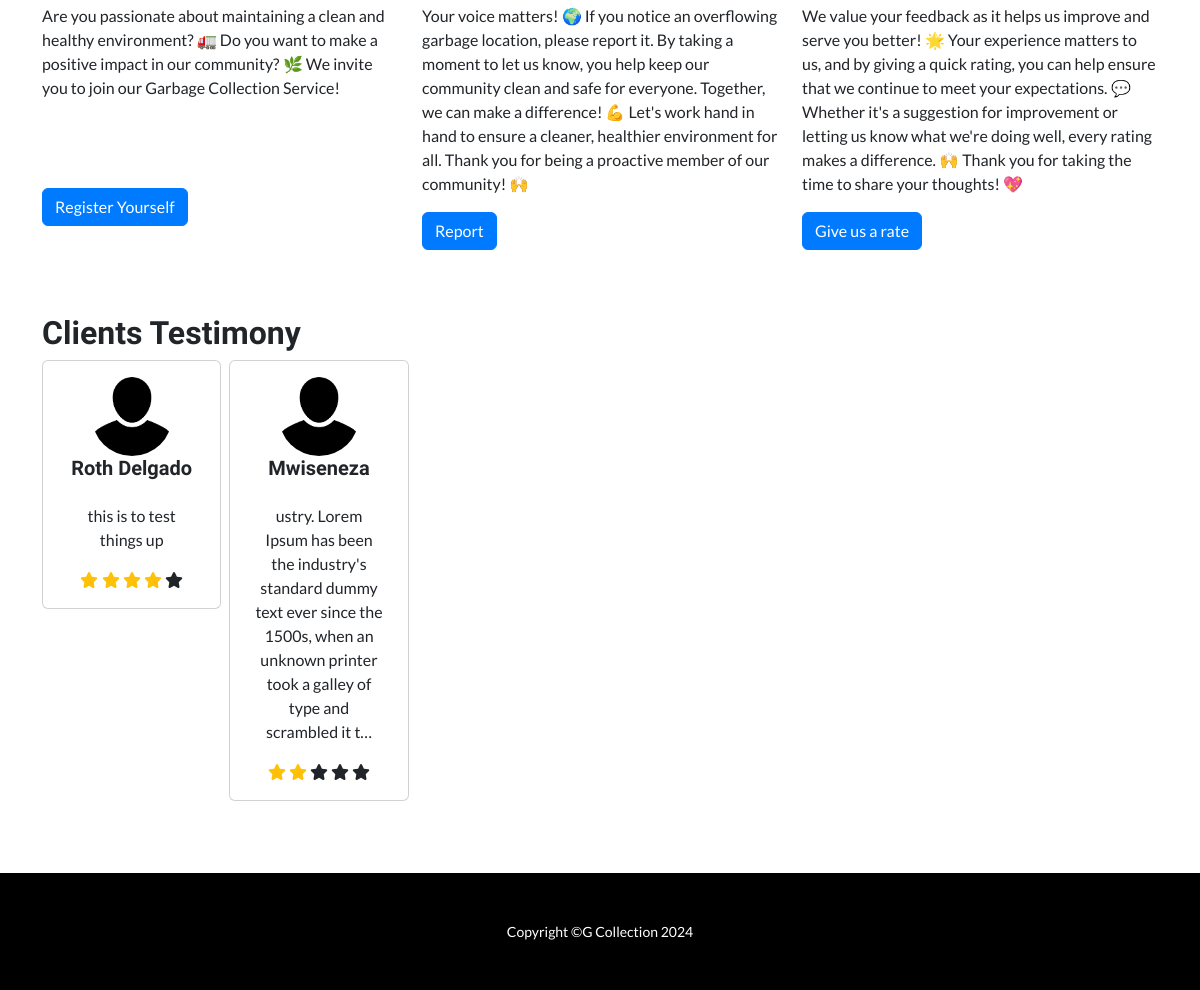
Before: / (lower part) with the older database file.
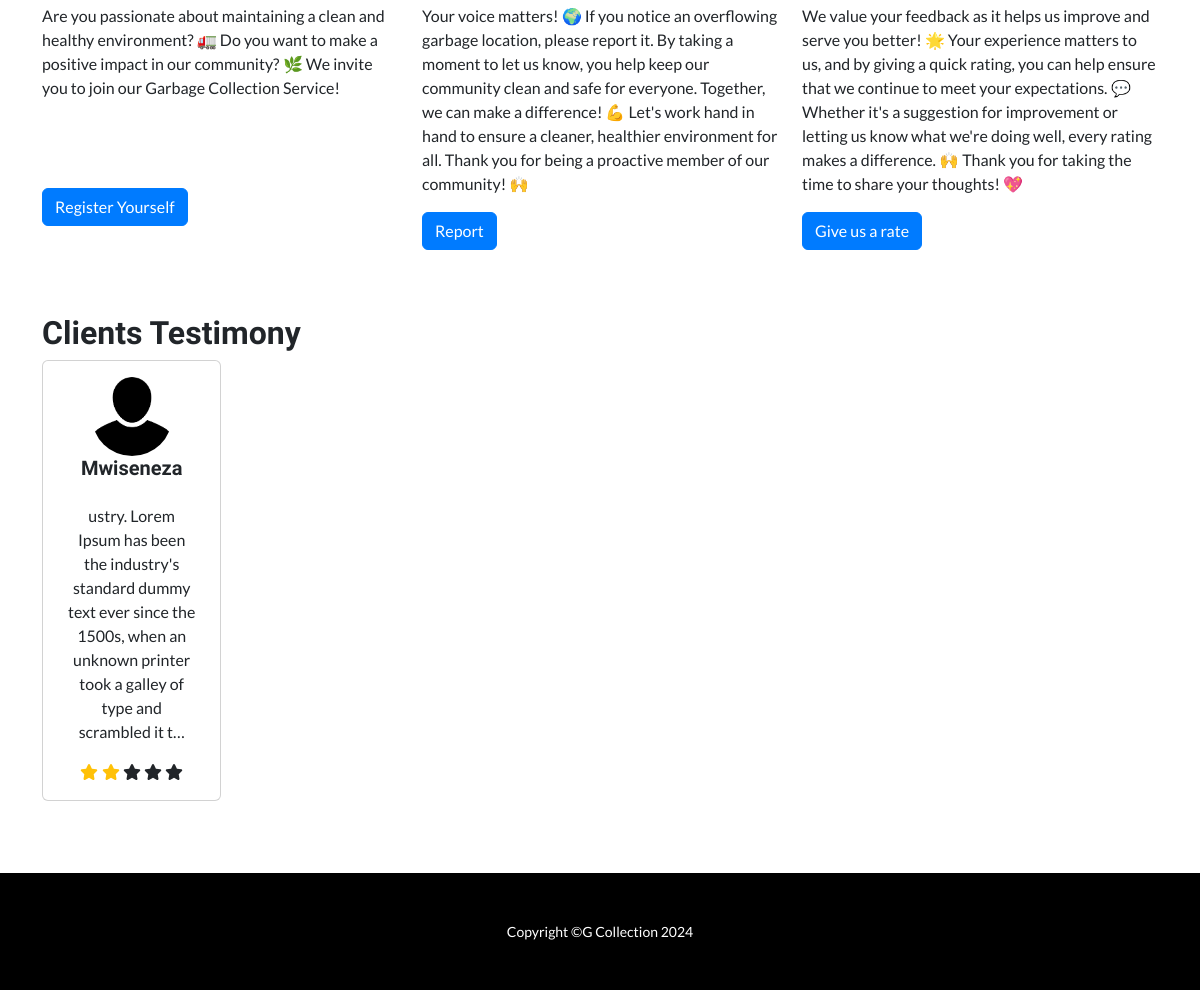
After: the same page with the newer database file.
### app/models.py (models this page shows, shortened)
class Feedback(models.Model):
    email = models.EmailField(max_length=100)
    message = models.TextField()
    client = models.ForeignKey(Clients, on_delete=models.CASCADE, null=True, blank=True)
    rating = models.IntegerField(choices=[(i, i) for i in range(1, 6)])  # Rating between 1 and 5
    post_status = models.BooleanField(default=0)
    created_at = models.DateTimeField(auto_now_add=True)

class Clients(models.Model):
    names = models.CharField(max_length=254)
    phone = models.CharField(validators=[phone_regex], max_length=13, unique=True)
    email = models.EmailField(max_length=255, unique=True)
    residence = models.ForeignKey(Residence, on_delete=models.SET_NULL, null=True)
    is_active = models.BooleanField(default = 1)
    created_at = models.DateTimeField(auto_now_add=True)

### app/views.py (the view)
# urls.py: path('', views.home, name="home"),
def home(request):
    feedbacks = Feedback.objects.filter(post_status = True)
    context = {'feedbacks': feedbacks, 'range': range(5)}
    return render(request, 'index.html', context)

### app/templates/app/index.html (shortened to what this page needs)
{% load static %}
<!DOCTYPE html>
<html lang="en">
<head>
    <link href="{% static 'css/styles.css' %}" rel="stylesheet" />
</head>
<body id="page-top">
    <br>
    <div class="container">
        <div class="row">
            <div class="col-lg-4">
                <p>Are you passionate about maintaining a clean and healthy environment? 🚛  Do you want to make a positive impact in our community? 🌿 We invite you to join our Garbage Collection Service!</p><br><br><br>
                <a  href= "{% url 'self-registration' %}" class = "btn btn-primary">
                    Register Yourself
                </a>
            </div>
            <div class="col-lg-4">
                <p>Your voice matters! 🌍 If you notice an overflowing garbage location, please report it. By taking a moment to let us know, you help keep our community clean and safe for everyone. Together, we can make a difference! 💪 Let's work hand in hand to ensure a cleaner, healthier environment for all. Thank you for being a proactive member of our community! 🙌</p>
                <p><a class="btn btn-primary" href="{% url 'report-overflow' %}" role="button">Report</a></p>
            </div>
            <div class="col-lg-4">
                <p>We value your feedback as it helps us improve and serve you better! 🌟 Your experience matters to us, and by giving a quick rating, you can help ensure that we continue to meet your expectations. 💬 Whether it's a suggestion for improvement or letting us know what we're doing well, every rating makes a difference. 🙌 Thank you for taking the time to share your thoughts! 💖</p>
                <a href="{% url 'send-feedback' %}" class="btn btn-primary">
                    Give us a rate
                </a>
            </div>
        </div>
    </div>
    <div class="container mt-5 mb-5">
    <h2>Clients Testimony</h2>
        <div class="row g-2">
            {% for feedback in feedbacks %}
                <div class="col-md-2">
                    <div class="card p-3 text-center px-4">
                        <div class="user-image">
                    <img src="{% static 'assets/img/pngwing.com.png' %}" class="rounded-circle" width="80"
                            >
                        </div>
                        <div class="user-content">
                            <h5 class="mb-0">{{ feedback.client.names }}</h5><br>
                            <p>{{ feedback.message |truncatechars:150 }}</p>
                        </div>
                        <div class="ratings">
                            {% for i in range %}
                            {% if i < feedback.rating %}
                                <i class="fa fa-star text-warning"></i>
                            {% else %}
                                <i class="fa fa-star"></i>
                            {% endif %}
                        {% endfor %}
                        </div>
                    </div>
                </div>
            {% endfor %}
        </div>
    </div>
    <br>
    <footer class="py-5 bg-black">
        <div class="container px-5"><p class="m-0 text-center text-white small">Copyright &copy;G Collection 2024</p></div>
    </footer>
</body>
</html>

Changed rows visible on the page:
removed Feedback: client.names "Roth Delgado", message "this is to test things up", rating 4 (drawn)
